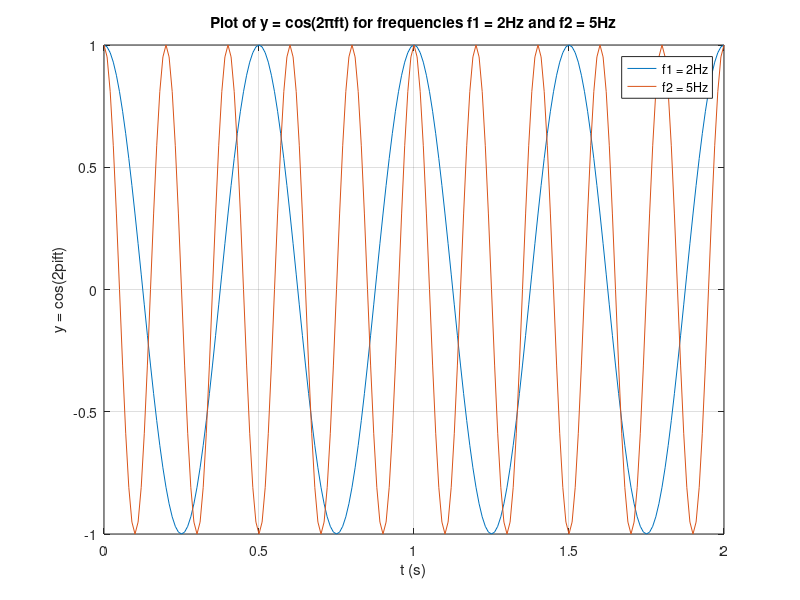

MATLAB code for this plot:
%% SS1 Lab 1, Problem 6 - plotting cosine function

freq1 = 2;
freq2 = 5;
t = 0: 0.01: 2;

y1 = cos(2 * pi * freq1 * t);
y2 = cos(2 * pi * freq2 * t);

plot(t, y1);
title("Plot of y = cos(2πft) for frequencies f1 = 2Hz and f2 = 5Hz");
xlabel("t (s)");
ylabel("y = cos(2\pift)");
grid;
hold on;
plot(t, y2);
hold off;

legend("f1 = 2Hz", "f2 = 5Hz");